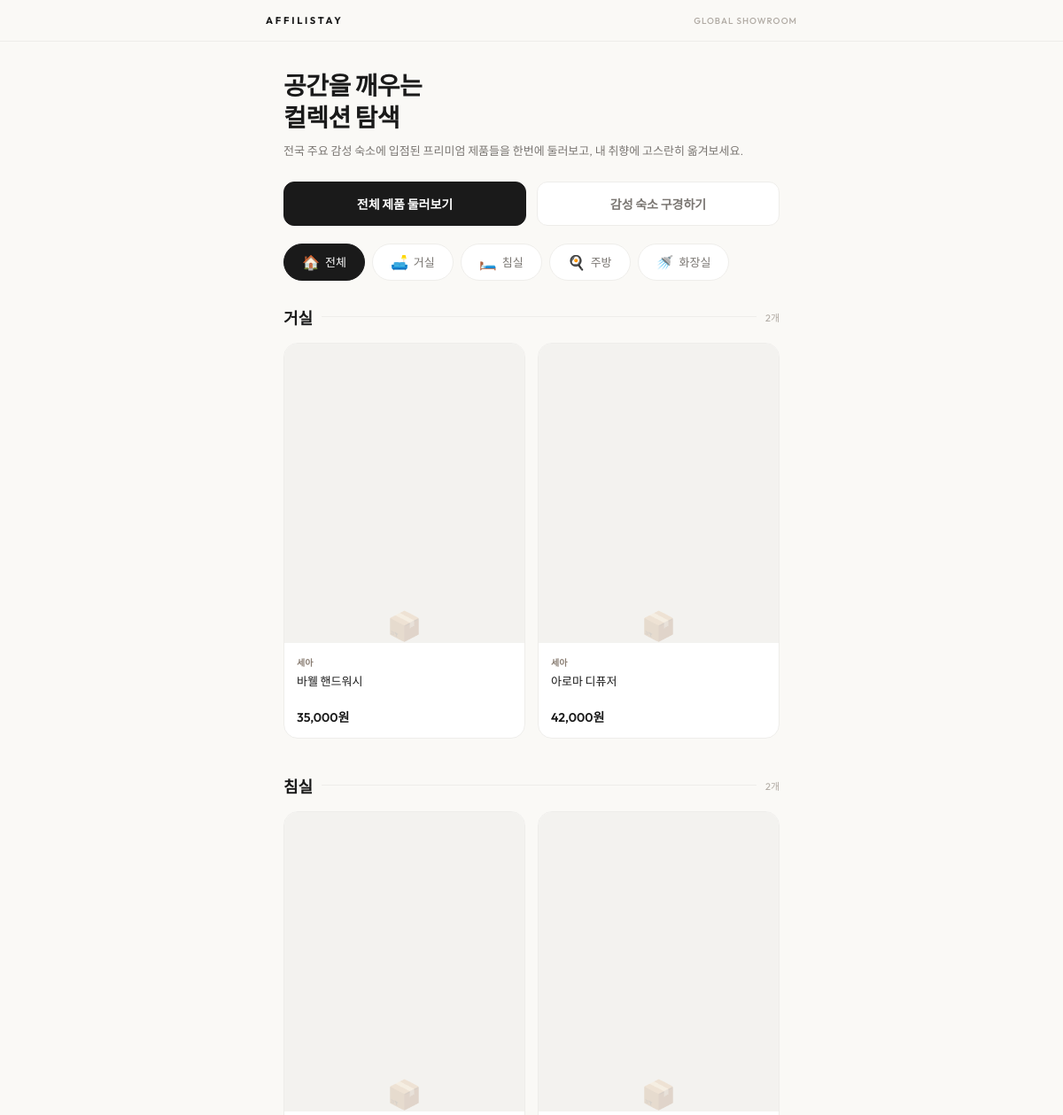
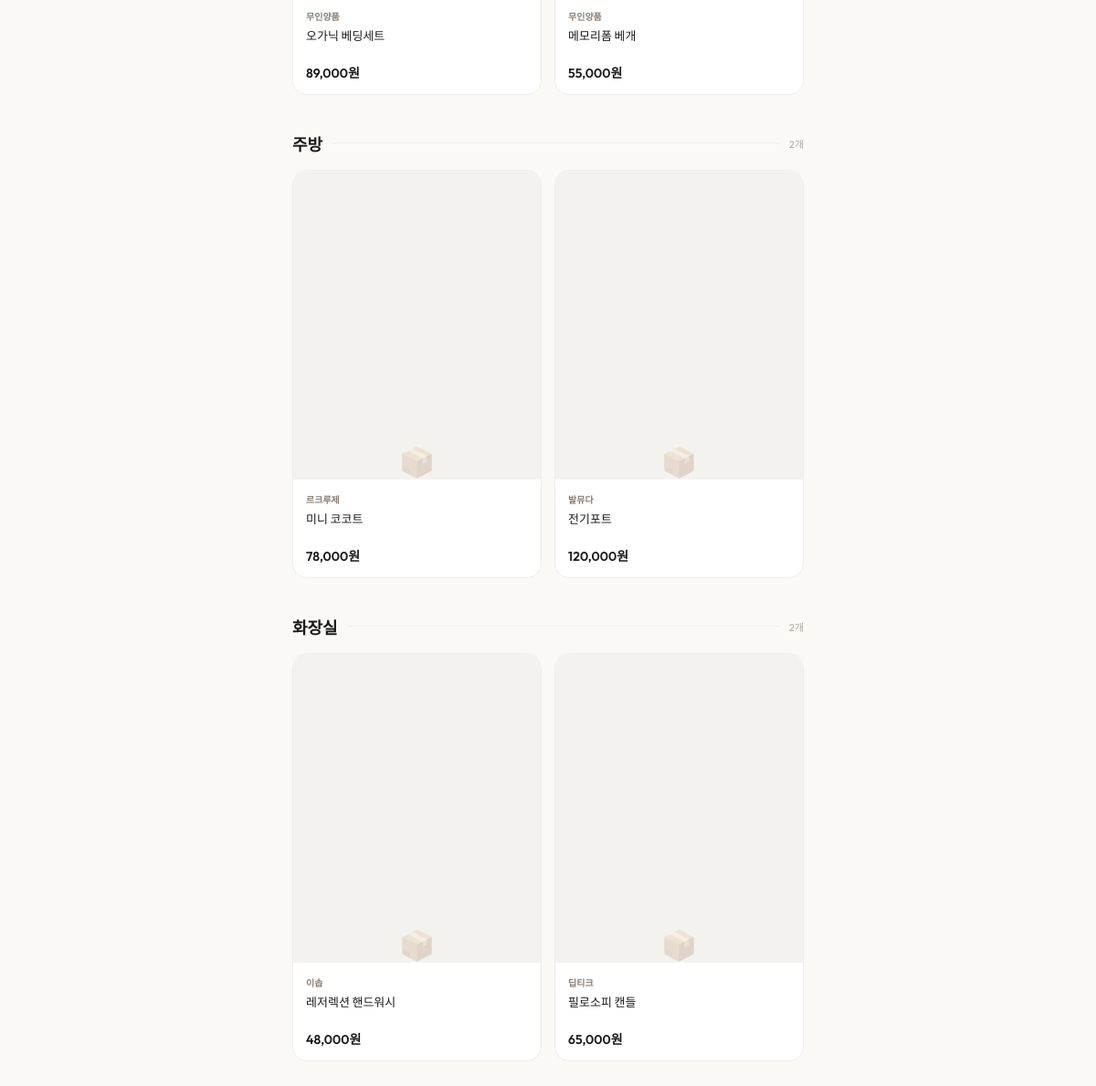
/catalog, run on the app's committed database (2 pictures, top to bottom).
### tables this page shows
CREATE TABLE products (
            id INTEGER PRIMARY KEY AUTOINCREMENT,
            brand_name TEXT, product_name TEXT, price INTEGER,
            qr_code_id TEXT UNIQUE, owner_id INTEGER,
            room_category TEXT DEFAULT 'living_room',
            description TEXT, image_url TEXT,
            created_at TIMESTAMP DEFAULT CURRENT_TIMESTAMP
        , original_price INTEGER DEFAULT 0);

### checkout_server.py (the view)
@app.get("/catalog", response_class=HTMLResponse)
async def catalog_page(request: Request, category: str = Query(default=None)):
    conn = get_db_connection()
    if category and category in ROOM_CATEGORIES:
        products = _fetch_all(
            conn,
            "SELECT p.*, h.name as host_name FROM products p JOIN hosts h ON p.owner_id = h.id WHERE p.room_category = %s ORDER BY p.id",
            "SELECT p.*, h.name as host_name FROM products p JOIN hosts h ON p.owner_id = h.id WHERE p.room_category = ? ORDER BY p.id",
            (category,)
        )
    else:
        products = _fetch_all(
            conn,
            "SELECT p.*, h.name as host_name FROM products p JOIN hosts h ON p.owner_id = h.id ORDER BY p.room_category, p.id",
            "SELECT p.*, h.name as host_name FROM products p JOIN hosts h ON p.owner_id = h.id ORDER BY p.room_category, p.id"
        )
    hosts = _fetch_all(
        conn,
        "SELECT h.id, h.name as host_name, MIN(p.qr_code_id) as qr_code_id, v.location, v.image1 as venue_image, COUNT(p.id) as product_count FROM hosts h JOIN products p ON h.id = p.owner_id LEFT JOIN host_venues v ON h.id = v.host_id GROUP BY h.id, h.name, v.location, v.image1",
        "SELECT h.id, h.name as host_name, MIN(p.qr_code_id) as qr_code_id, v.location, v.image1 as venue_image, COUNT(p.id) as product_count FROM hosts h JOIN products p ON h.id = p.owner_id LEFT JOIN host_venues v ON h.id = v.host_id GROUP BY h.id, h.name, v.location, v.image1"
    )
    conn.close()
    categorized = {}
    for cat_key, cat_name in ROOM_CATEGORIES.items():
        cat_products = [p for p in products if p.get('room_category') == cat_key]
        if cat_products:
            categorized[cat_key] = {
                'name': cat_name,
                'products': cat_products
            }
    return templates.TemplateResponse(
        request=request,
        name="catalog.html",
        context={
            "categories": ROOM_CATEGORIES,
            "categorized": categorized,
            "active_category": category,
            "all_products": products,
            "hosts": hosts,
        }
    )

### templates/catalog.html (shortened to what this page needs)
<!DOCTYPE html>
<html lang="ko">
<head>
</head>
<body>
    <header class="shop-header">
        <div class="shop-header-inner">
            <a href="/" class="shop-logo">AFFILISTAY</a>
            <span class="shop-host-badge">GLOBAL SHOWROOM</span>
        </div>
    </header>
    <section class="shop-hero fade-in">
        <h1>공간을 깨우는<br>컬렉션 탐색</h1>
        <p>전국 주요 감성 숙소에 입점된 프리미엄 제품들을 한번에 둘러보고, 내 취향에 고스란히 옮겨보세요.</p>
    </section>
    <div class="main-tabs fade-in" style="animation-delay: 0.1s">
        <div class="main-tab active" onclick="switchTab('products', this)">전체 제품 둘러보기</div>
        <div class="main-tab" onclick="switchTab('hosts', this)">감성 숙소 구경하기</div>
    </div>
    <div id="view-products" class="view-content active">
        <nav class="category-tabs fade-in" style="animation-delay: 0.15s">
            <div class="category-tabs-inner">
                <a href="/catalog" class="category-tab {% if not active_category %}active{% endif %}">
                    <span class="tab-icon">🏠</span> 전체
                </a>
                {% for key, name in categories.items() %}
                {% set icon = {'living_room': '🛋️', 'bedroom': '🛏️', 'kitchen': '🍳', 'bathroom': '🚿'} %}
                <a href="/catalog?category={{ key }}" class="category-tab {% if active_category == key %}active{% endif %}">
                    <span class="tab-icon">{{ icon[key] }}</span> {{ name }}
                </a>
                {% endfor %}
            </div>
        </nav>
        {% if categorized %}
            {% if active_category %}
                {% if active_category in categorized %}
                    {% set cat = categorized[active_category] %}
                    <section class="category-section fade-in" style="animation-delay: 0.2s">
                        <div class="category-title">
                            <h2>{{ cat.name }}</h2>
                            <div class="cat-line"></div>
                            <span class="cat-count">{{ cat.products|length }}개</span>
                        </div>
                        <div class="product-grid">
                            {% for product in cat.products %}
                            <a href="/shop/{{ product.qr_code_id }}/product/{{ product.id }}" class="product-card fade-in">
                                <div class="product-img-wrap">
                                    {% if product.image_url %}
                                        <img alt="">
                                    {% else %}
                                        <div style="width:100%;height:100%;display:flex;align-items:center;justify-content:center;opacity:0.2;font-size:32px;">📦</div>
                                    {% endif %}
                                </div>
                                <div class="product-info">
                                    <div class="product-brand">{{ product.brand_name }}</div>
                                    <div class="product-name">{{ product.product_name }}</div>
                                    <div class="product-price">
                                        {% if product.original_price and product.original_price > product.price %}
                                            {% set discount = ((product.original_price - product.price) / product.original_price * 100)|int %}
                                            <span style="font-size:12px; color:#E35D5B; margin-right:4px;">{{ discount }}%</span>
                                        {% endif %}
                                        {{ "{:,}".format(product.price) }}원
                                    </div>
                                </div>
                            </a>
                            {% endfor %}
                        </div>
                    </section>
                {% else %}
                    <div class="empty-state">해당 카테고리에 등록된 제품이 없습니다.</div>
                {% endif %}
            {% else %}
                {% for cat_key, cat_data in categorized.items() %}
                <section class="category-section fade-in" style="animation-delay: 0.2s">
                    <div class="category-title">
                        <h2>{{ cat_data.name }}</h2>
                        <div class="cat-line"></div>
                        <span class="cat-count">{{ cat_data.products|length }}개</span>
                    </div>
                    <div class="product-grid">
                        {% for product in cat_data.products %}
                        <a href="/shop/{{ product.qr_code_id }}/product/{{ product.id }}" class="product-card fade-in">
                            <div class="product-img-wrap">
                                {% if product.image_url %}
                                    <img alt="">
                                {% else %}
                                    <div style="width:100%;height:100%;display:flex;align-items:center;justify-content:center;opacity:0.2;font-size:32px;">📦</div>
                                {% endif %}
                            </div>
                            <div class="product-info">
                                <div class="product-brand">{{ product.brand_name }}</div>
                                <div class="product-name">{{ product.product_name }}</div>
                                <div class="product-price">
                                    {{ "{:,}".format(product.price) }}원
                                </div>
                            </div>
                        </a>
                        {% endfor %}
                    </div>
                </section>
                {% endfor %}
            {% endif %}
        {% else %}
            <div class="empty-state">아직 등록된 제품이 없습니다.</div>
        {% endif %}
    </div>
</body>
</html>

### templates/catalog.html (style rules this page uses)
*, *::before, *::after { box-sizing: border-box; margin: 0; padding: 0; }
:root { --bg: #FAF9F6; --bg-card: #FFFFFF; --text-primary: #1A1A1A; --text-secondary: #7A7672; --text-muted: #B0AAA3; --accent: #B0A295; --accent-dark: #8A7E73; --border: #EEEDEA; --radius: 16px; --shadow-sm: 0 2px 12px rgba(0,0,0,0.04); --shadow-md: 0 8px 32px rgba(0,0,0,0.06); }
body { font-family: 'Outfit', -apple-system, sans-serif; background: var(--bg); color: var(--text-primary); -webkit-font-smoothing: antialiased; min-height: 100vh; }
.shop-header { position: sticky; top: 0; z-index: 100; background: rgba(250, 249, 246, 0.92); backdrop-filter: blur(20px); -webkit-backdrop-filter: blur(20px); border-bottom: 1px solid var(--border); padding: 16px 20px; }
.shop-header-inner { max-width: 600px; margin: 0 auto; display: flex; align-items: center; justify-content: space-between; }
.shop-logo { font-size: 11px; font-weight: 700; letter-spacing: 0.25em; color: var(--text-primary); text-transform: uppercase; text-decoration: none; }
.shop-host-badge { font-size: 10px; font-weight: 500; color: var(--text-muted); letter-spacing: 0.1em; text-transform: uppercase; }
.shop-hero { max-width: 600px; margin: 0 auto; padding: 32px 20px 24px; }
.shop-hero h1 { font-size: 28px; font-weight: 600; letter-spacing: -0.02em; line-height: 1.3; margin-bottom: 8px; }
.shop-hero p { font-size: 13px; color: var(--text-secondary); font-weight: 300; line-height: 1.6; }
.main-tabs { max-width: 600px; margin: 0 auto 20px; padding: 0 20px; display: flex; gap: 12px; }
.main-tab { flex: 1; text-align: center; padding: 14px; border-radius: 12px; font-size: 14px; font-weight: 600; text-decoration: none; cursor: pointer; transition: all 0.2s; border: 1px solid var(--border); background: var(--bg-card); color: var(--text-secondary); }
.main-tab.active { background: var(--text-primary); color: white; border-color: var(--text-primary); }
.category-tabs { max-width: 600px; margin: 0 auto; padding: 0 20px; overflow-x: auto; -webkit-overflow-scrolling: touch; scrollbar-width: none; -ms-overflow-style: none; }
.category-tabs-inner { display: flex; gap: 8px; padding-bottom: 20px; }
.category-tab { display: inline-flex; align-items: center; gap: 6px; padding: 10px 20px; border-radius: 100px; font-size: 13px; font-weight: 500; white-space: nowrap; cursor: pointer; text-decoration: none; transition: all 0.3s; border: 1.5px solid var(--border); background: var(--bg-card); color: var(--text-secondary); }
.category-tab.active { background: var(--text-primary); color: white; border-color: var(--text-primary); }
.category-tab .tab-icon { font-size: 16px; }
.category-section { max-width: 600px; margin: 0 auto; padding: 0 20px 32px; }
.category-title { display: flex; align-items: center; gap: 10px; margin-bottom: 16px; padding-top: 8px; }
.category-title h2 { font-size: 18px; font-weight: 600; }
.category-title .cat-line { flex: 1; height: 1px; background: var(--border); }
.category-title .cat-count { font-size: 11px; color: var(--text-muted); }
.product-grid { display: grid; grid-template-columns: repeat(2, 1fr); gap: 14px; }
.product-card { background: var(--bg-card); border-radius: var(--radius); overflow: hidden; text-decoration: none; color: inherit; border: 1px solid var(--border); transition: transform 0.2s; }
.product-img-wrap { width: 100%; padding-top: 110%; background: #F3F2EF; position: relative; }
.product-info { padding: 14px; }
.product-brand { font-size: 10px; font-weight: 600; color: var(--accent-dark); margin-bottom: 4px; }
.product-name { font-size: 13px; font-weight: 500; display: -webkit-box; -webkit-line-clamp: 2; -webkit-box-orient: vertical; overflow: hidden; margin-bottom: 6px; height: 34px; }
.product-price { font-size: 14px; font-weight: 600; }
.fade-in { opacity: 0; transform: translateY(16px); animation: fadeInUp 0.5s ease forwards; }
.view-content { display: none; }
.view-content.active { display: block; }

### data on the page
products: brand_name "세아", product_name "바웰 핸드워시", price "35,000"
products: brand_name "세아", product_name "아로마 디퓨저", price "42,000"
products: brand_name "무인양품", product_name "오가닉 베딩세트", price "89,000"
products: brand_name "무인양품", product_name "메모리폼 베개", price "55,000"
products: brand_name "르크루제", product_name "미니 코코트", price "78,000"
products: brand_name "발뮤다", product_name "전기포트", price "120,000"
products: brand_name "이솝", product_name "레저렉션 핸드워시", price "48,000"
products: brand_name "딥티크", product_name "필로소피 캔들", price "65,000"

### other printed values
{{ icon[key] }} "🛋️" "🛏️" "🍳" "🚿"
{{ name }} "거실" "침실" "주방" "화장실"
{{ cat_data.name }} "거실" "침실" "주방" "화장실"
{{ cat_data.products|length }} "2" "2" "2" "2"
